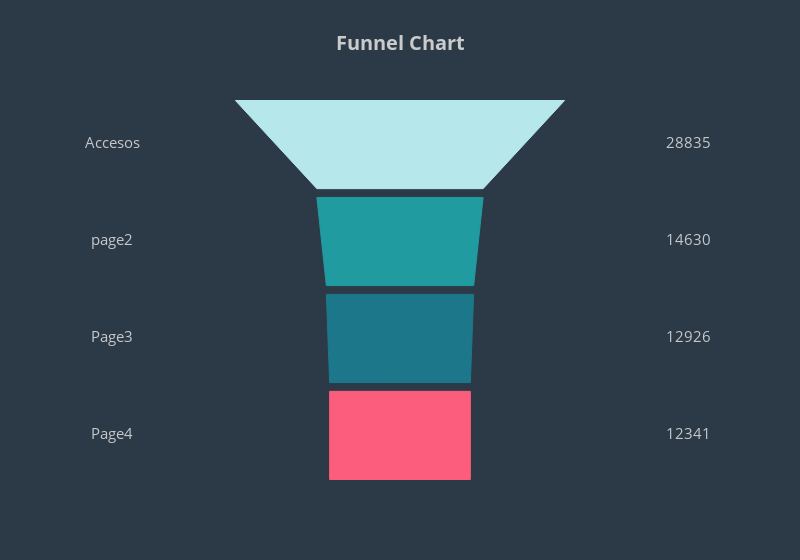

The notebook cell this image was saved under:
### Code cell
# chart stages data
values = [len(df[df['profundidad']>=pag]) for pag in range(1,5)]
phases = ['Accesos' , 'page2', 'Page3', 'Page4']

# color of each funnel section
colors = ['rgb(182,231,235)','rgb(32,155,160)', 'rgb(28,119,139)', 'rgb(253,93,124)']

n_phase = len(phases)
plot_width = 400

# height of a section and difference between sections 
section_h = 100
section_d = 10

# multiplication factor to calculate the width of other sections
unit_width = plot_width / max(values)

# width of each funnel section relative to the plot width
phase_w = [int(value * unit_width) for value in values]

# plot height based on the number of sections and the gap in between them
height = section_h * n_phase + section_d * (n_phase - 1)

# list containing all the plot shapes
shapes = []

# list containing the Y-axis location for each section's name and value text
label_y = []

for i in range(n_phase):
        if (i == n_phase-1):
                points = [phase_w[i] / 2, height, phase_w[i] / 2, height - section_h]
        else:
                points = [phase_w[i] / 2, height, phase_w[i+1] / 2, height - section_h]

        path = 'M {0} {1} L {2} {3} L -{2} {3} L -{0} {1} Z'.format(*points)

        shape = {
                'type': 'path',
                'path': path,
                'fillcolor': colors[i],
                'line': {
                    'width': 1,
                    'color': colors[i]
                }
        }
        shapes.append(shape)
        
        # Y-axis location for this section's details (text)
        label_y.append(height - (section_h / 2))

        height = height - (section_h + section_d)
        
# For phase names
label_trace = go.Scatter(
    x=[-350]*n_phase,
    y=label_y,
    mode='text',
    text=phases,
    textfont=dict(
        color='rgb(200,200,200)',
        size=15
    )
)
 
# For phase values
value_trace = go.Scatter(
    x=[350]*n_phase,
    y=label_y,
    mode='text',
    text=values,
    textfont=dict(
        color='rgb(200,200,200)',
        size=15
    )
)

data = [label_trace, value_trace]
 
layout = go.Layout(
    title="<b>Funnel Chart</b>",
    titlefont=dict(
        size=20,
        color='rgb(203,203,203)'
    ),
    shapes=shapes,
    height=560,
    width=800,
    showlegend=False,
    paper_bgcolor='rgba(44,58,71,1)',
    plot_bgcolor='rgba(44,58,71,1)',
    xaxis=dict(
        showticklabels=False,
        zeroline=False,
    ),
    yaxis=dict(
        showticklabels=False,
        zeroline=False
    )
)
 
fig = go.Figure(data=data, layout=layout)
py.iplot(fig)

# Algunos datos significativos
print 'La conversión del proceso es de un {0:.1f}% .'.format(values[3]/values[0]*100)
print 'El {0:.1f}% de los usuarios no pasan de la primera página.'.format(100-(values[1]/values[0]*100))
print ''
print 'avg_tiempo_pag1 de los usuarios con profundidad 1 son %i segundos' %(df[df['profundidad']==1]['avg_tiempo_pag1'].mean())
print 'Con una desviación de %i segundos'%(df[df['profundidad']==1]['avg_tiempo_pag1'].std())
print ''
print 'avg_tiempo_pag1 de los usuarios con profundidad mayor o igual a 2 son %i segundos' %(df[df['profundidad']>1]['avg_tiempo_pag1'].mean())
print 'Con una desviación de %i segundos'%(df[df['profundidad']>1]['avg_tiempo_pag1'].std())
print ''
print 'avg_tiempo_pag1 de los usuarios que contratan son %i segundos' %(df[df['profundidad']==4]['avg_tiempo_pag1'].mean())
print 'Con una desviación de %i segundos'%(df[df['profundidad']==4]['avg_tiempo_pag1'].std())

### Figure 1 — Plotly figure (JSON) as saved in the notebook; plotly's stock layout.template omitted (floating-point values rounded to 4 significant figures)
{"data": [{"mode": "text", "text": ["Accesos", "page2", "Page3", "Page4"], "textfont": {"color": "rgb(200,200,200)", "size": 15}, "type": "scatter", "x": [-350, -350, -350, -350], "y": [380, 270, 160, 50]}, {"mode": "text", "text": [28835, 14630, 12926, 12341], "textfont": {"color": "rgb(200,200,200)", "size": 15}, "type": "scatter", "x": [350, 350, 350, 350], "y": [380, 270, 160, 50]}], "layout": {"height": 560, "paper_bgcolor": "rgba(44,58,71,1)", "plot_bgcolor": "rgba(44,58,71,1)", "shapes": [{"fillcolor": "rgb(182,231,235)", "line": {"color": "rgb(182,231,235)", "width": 1}, "path": "M 200.0 430 L 101.0 330 L -101.0 330 L -200.0 430 Z", "type": "path"}, {"fillcolor": "rgb(32,155,160)", "line": {"color": "rgb(32,155,160)", "width": 1}, "path": "M 101.0 320 L 89.5 220 L -89.5 220 L -101.0 320 Z", "type": "path"}, {"fillcolor": "rgb(28,119,139)", "line": {"color": "rgb(28,119,139)", "width": 1}, "path": "M 89.5 210 L 85.5 110 L -85.5 110 L -89.5 210 Z", "type": "path"}, {"fillcolor": "rgb(253,93,124)", "line": {"color": "rgb(253,93,124)", "width": 1}, "path": "M 85.5 100 L 85.5 0 L -85.5 0 L -85.5 100 Z", "type": "path"}], "showlegend": false, "title": "<b>Funnel Chart</b>", "titlefont": {"color": "rgb(203,203,203)", "size": 20}, "width": 800, "xaxis": {"showticklabels": false, "zeroline": false}, "yaxis": {"showticklabels": false, "zeroline": false}}}
